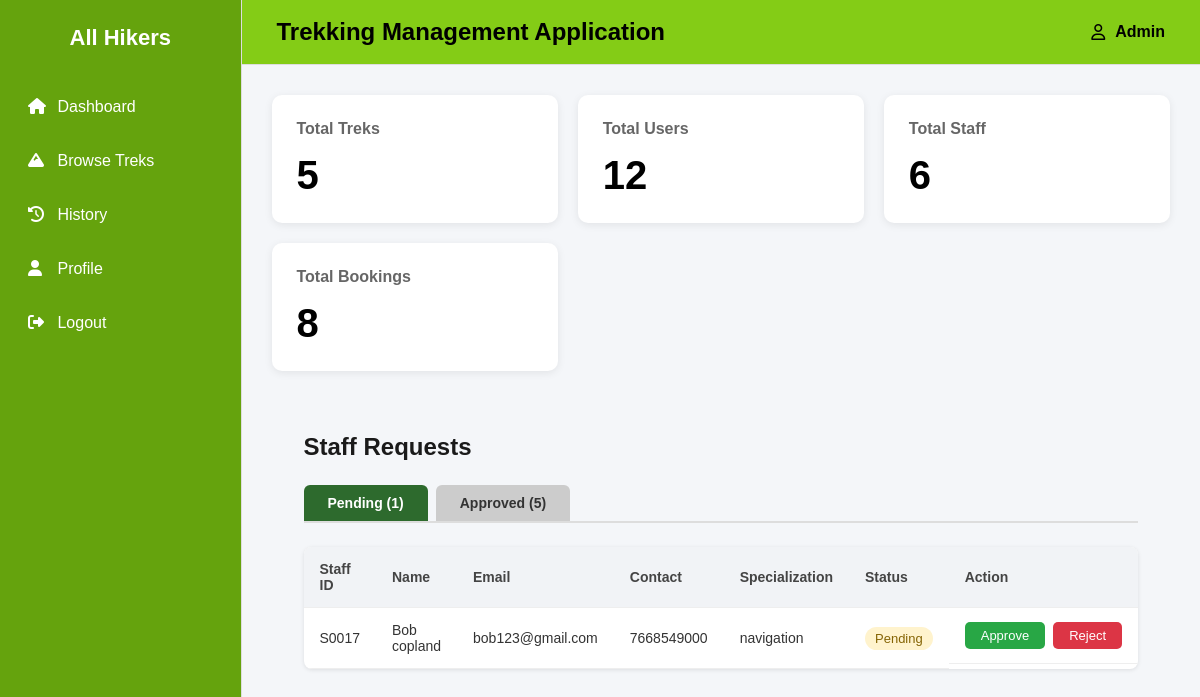
Screenshot of /admin_dashboard/staff with the database file from the repository.
### backend/models.py (models this page shows)
class Users(db.Model):
    __tablename__="users"
    id=db.Column(db.Integer,primary_key=True)
    role=db.Column(db.Integer,default=1)
    username=db.Column(db.String,nullable=False)
    password=db.Column(db.String,nullable=False)
    email=db.Column(db.String,nullable=False)
    address=db.Column(db.String,nullable=False)
    full_name=db.Column(db.String,nullable=False)
    pin_code=db.Column(db.String,nullable=False)
    is_approved = db.Column(db.Boolean, default=True)  # True for normal users
    booking=db.relationship("Booking",cascade="all,delete",backref="users",lazy=True) #User can access all of his bookings

class Staff_profile(db.Model):
    __tablename__="staff_profile"
    id=db.Column(db.Integer,primary_key=True)
    name=db.Column(db.String,nullable=False)
    user_id=db.Column(db.Integer, db.ForeignKey("users.id"),nullable=False)
    phone=db.Column(db.String,nullable=False)
    joined_at=db.Column(db.Date,nullable=False)
    experience_years=db.Column(db.Integer,nullable=False)
    specialization=db.Column(db.String,nullable=False)
    trek=db.relationship("Trek",cascade="all,delete",backref="staff_profile",lazy=True) #Staff profile can access its treks

### backend/controllers.py (the view)
@auth_bp.route('/admin_dashboard/staff')
def staff():
    total_treks = Trek.query.count()
    total_users = Users.query.count()
    total_staff = Staff_profile.query.count()
    total_bookings = Booking.query.count()
    active_tab = request.args.get('tab', 'pending')
    pending_staff = db.session.query(Users, Staff_profile).join(
        Staff_profile, Staff_profile.user_id == Users.id
    ).filter(Users.role == 2, Users.is_approved == False).all()
    approved_staff = db.session.query(Users, Staff_profile).join(
        Staff_profile, Staff_profile.user_id == Users.id
    ).filter(Users.role == 2, Users.is_approved == True).all()
    return render_template('approve_staff.html',pending_staff=pending_staff,approved_staff=approved_staff,active_tab=active_tab,
                           total_treks=total_treks,total_users=total_users,total_staff=total_staff,total_bookings=total_bookings)

### templates/approve_staff.html (shortened to what this page needs)
{% extends "base.html" %}
{% block content %}
<link rel="stylesheet" href="{{ url_for('static', filename='css/approve_staff.css') }}">
<div class="staff-container">
    <h2 class="staff-title">Staff Requests</h2>
    <div class="tab-bar">
        <a href="{{ url_for('auth.staff', tab='pending') }}"
           class="tab-btn {{ 'tab-active' if active_tab == 'pending' else 'tab-inactive' }}">
            Pending ({{ pending_staff|length }})
        </a>
        <a href="{{ url_for('auth.staff', tab='approved') }}"
           class="tab-btn {{ 'tab-active' if active_tab == 'approved' else 'tab-inactive' }}">
            Approved ({{ approved_staff|length }})
        </a>
    </div>
    {% if active_tab == 'pending' %}
        {% if pending_staff %}
        <table class="staff-table">
            <thead>
                <tr>
                    <th>Staff ID</th>
                    <th>Name</th>
                    <th>Email</th>
                    <th>Contact</th>
                    <th>Specialization</th>
                    <th>Status</th>
                    <th>Action</th>
                </tr>
            </thead>
            <tbody>
                {% for user, profile in pending_staff %}
                <tr>
                    <td>S00{{ user.id }}</td>
                    <td>{{ profile.name }}</td>
                    <td>{{ user.email }}</td>
                    <td>{{ profile.phone }}</td>
                    <td>{{ profile.specialization }}</td>
                    <td><span class="badge badge-pending">Pending</span></td>
                    <td class="action-cell">
                        <a href="{{ url_for('auth.approve_staff', user_id=user.id) }}"
                           class="btn btn-approve">Approve</a>
                        <a href="{{ url_for('auth.reject_staff', user_id=user.id) }}"
                           class="btn btn-reject">Reject</a>
                    </td>
                </tr>
                {% endfor %}
            </tbody>
        </table>
        {% else %}
        <p class="empty-msg">No pending staff requests.</p>
        {% endif %}
    {% endif %}
</div>
{% endblock %}

### static/css/dashboard.css (style rules this page uses)
* { margin:0; padding:0; box-sizing:border-box; font-family:Arial, Helvetica, sans-serif; }
body { background:#f4f6f9; }
table { width:100%; border-collapse:collapse; background:white; box-shadow:0 2px 8px rgba(0,0,0,.08); }
th { background:#f1f3f6; }
th,td { padding:15px; text-align:left; border-bottom:1px solid #eee; }
.btn { background:#2563eb; color:white; border:none; padding:8px 18px; border-radius:6px; cursor:pointer; }
.btn { background:#2563eb; color:white; text-decoration:none; padding:8px 18px; border-radius:6px; display:inline-block; }

### static/css/approve_staff.css (style rules this page uses)
.staff-container { padding: 32px; }
.staff-title { margin-bottom: 24px; font-size: 24px; font-weight: 700; color: #1a1a1a; }
.tab-bar { display: flex; gap: 8px; margin-bottom: 24px; border-bottom: 2px solid #ddd; }
.tab-btn { padding: 10px 24px; text-decoration: none; font-weight: 600; border-radius: 6px 6px 0 0; font-size: 14px; }
.tab-active { background: #2d6a2d; color: white; }
.tab-inactive { background: #ccc; color: #333; }
.staff-table { width: 100%; border-collapse: collapse; background: white; border-radius: 8px; overflow: hidden; box-shadow: 0 1px 4px rgba(0, 0, 0, 0.1); }
.staff-table thead { background: #f5f5f5; }
.staff-table th { padding: 14px 16px; text-align: left; font-size: 14px; color: #444; font-weight: 600; }
.staff-table tbody tr { border-top: 1px solid #eee; }
.staff-table td { padding: 14px 16px; font-size: 14px; color: #333; }
.action-cell { display: flex; gap: 8px; }
.btn { padding: 6px 16px; border-radius: 5px; text-decoration: none; font-size: 13px; font-weight: 500; }
.btn-approve { background: #28a745; color: white; }
.btn-reject { background: #dc3545; color: white; }
.badge { padding: 4px 10px; border-radius: 12px; font-size: 13px; font-weight: 500; }
.badge-pending { background: #fff3cd; color: #856404; }

### rows the page displays
Users: id "17", name "Bob copland", email "bob123@gmail.com", phone "7668549000", specialization "navigation"

### other values shown
{{ session.get('username',"Admin") }} "Admin"
{{ total_treks }} "5"
{{ total_users }} "12"
{{ total_staff }} "6"
{{ total_bookings }} "8"
{{ pending_staff|length }} "1"
{{ approved_staff|length }} "5"
